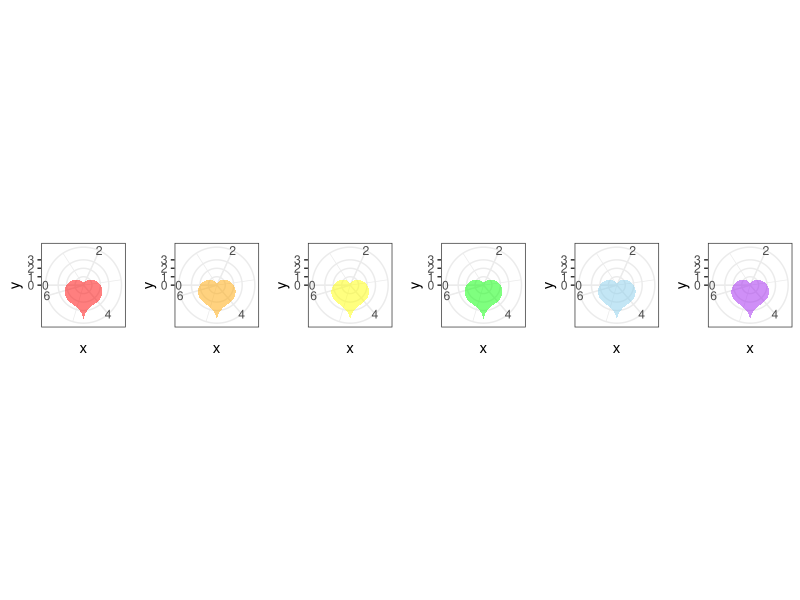
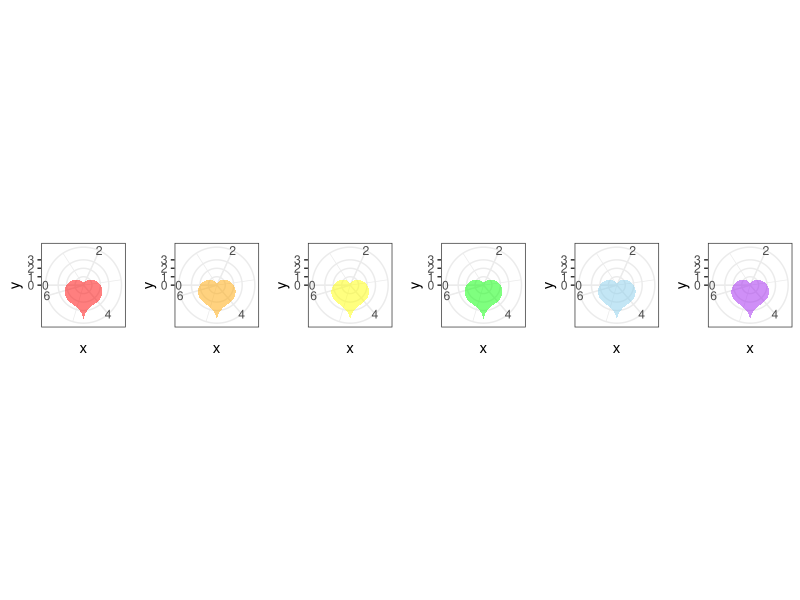

Here is the R script that generated these plots, in order:
library(ggplot2)
library(egg)

hearty <- function(x)2-2*sin(x) + sin(x)*(sqrt(abs(cos(x))))/(sin(x)+1.4)

red <- ggplot()+ 
  stat_function(data = data.frame(x= seq(0, 2*pi, length.out= 200)), 
                aes(x=x),fun= hearty,  geom= "area",fill = "red", alpha= 0.5) + 
  coord_polar(start=-pi/2)+ theme_bw()

ora <- ggplot()+ 
  stat_function(data = data.frame(x= seq(0, 2*pi, length.out= 200)), 
                aes(x=x),fun= hearty,  geom= "area",fill = "orange", alpha= 0.5) + 
  coord_polar(start=-pi/2)+ theme_bw()

yel <- ggplot()+ 
  stat_function(data = data.frame(x= seq(0, 2*pi, length.out= 200)), 
                aes(x=x),fun= hearty,  geom= "area",fill = "yellow", alpha= 0.5) + 
  coord_polar(start=-pi/2)+ theme_bw()

gre <- ggplot()+ 
  stat_function(data = data.frame(x= seq(0, 2*pi, length.out= 200)), 
                aes(x=x),fun= hearty,  geom= "area",fill = "green", alpha= 0.5) + 
  coord_polar(start=-pi/2)+ theme_bw()

blu <- ggplot()+ 
  stat_function(data = data.frame(x= seq(0, 2*pi, length.out= 200)), 
                aes(x=x),fun= hearty,  geom= "area",fill = "skyblue", alpha= 0.5) + 
  coord_polar(start=-pi/2)+ theme_bw()

pur <- ggplot()+ 
  stat_function(data = data.frame(x= seq(0, 2*pi, length.out= 200)), 
                aes(x=x),fun= hearty,  geom= "area",fill = "purple", alpha= 0.5) + 
  coord_polar(start=-pi/2)+ theme_bw()


figures <- egg::ggarrange(red, ora, yel, gre, blu, pur, nrow = 1)

ggsave("hearts.png", figures, width = 25, height = 9, units = "cm", dpi= 600)
